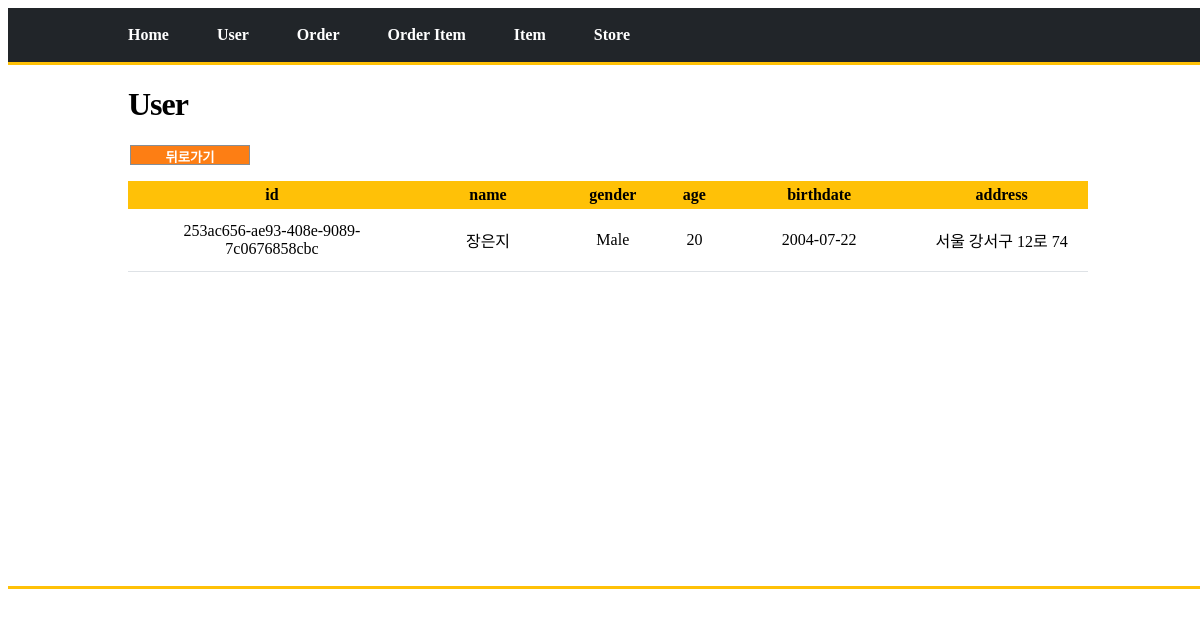
Page /user/board/detail?id=253ac656-ae93-408e-9089-7c0676858cbc on the committed database.
### tables this page shows
CREATE TABLE user ( id TEXT PRIMARY KEY, name TEXT, gender TEXT, age INTEGER, birthdate TEXT, address TEXT);

### view/user_view.py (the view)
@user_bp.route("/board/detail")
def user_board_detail():
    print('----------------------------view-user : @user_bp.route("/user/board/detail")')
    id = request.args.get("id", type=str)
    regist_status = request.args.get("regist_status", type=bool, default=False)
    data = user_service.read_id(id)
    response = render_template("user/board/detail.html", data = data, regist_status = regist_status )
    return response

### service/execute_sql_service/execute_sql_service.py (called while the page is built)
    def get_conn_cursor(self) :
        conn = sqlite3.connect("db/crm.db")
        cursor = conn.cursor()
        return conn, cursor

    def execute_select_one(self, sql, args):
        conn, cursor = self.get_conn_cursor()
        result = self.fetchone_as_dict(cursor, sql, args)
        conn.close()
        return result

    def fetchone_as_dict(self, cursor, sql, args):
        cursor.execute(sql, args)
        columns = [column[0] for column in cursor.description]  #[컬럼명, ...]
        row = cursor.fetchone()
        result = {}
        for i, r in enumerate(row):
            result[columns[i]] = r  # key : value = column : column value
        return result

### service/execute_sql_service/user_execute_sql_service.py (called while the page is built)
    def read_id(self, id):
        print('----------------------------service-user : read_id()')
        sql = "SELECT * FROM user WHERE id = ?"
        args = (id,)
        result = self.execute_select_one(sql, args)
        return result

### templates/user/board/detail.html (shortened to what this page needs)
<!DOCTYPE html>
<html lang="ko">
<head>
</head>
    <body>
        <div id="root">
            <header>
                <nav class="nav">
                    <ul>
                        <li><a href="/">Home</a></li>
                        <li><a href="/user/board/list">User</a></li>
                        <li><a href="/order/board/list">Order</a></li>
                        <li><a href="/order-item/board/list">Order Item</a></li>
                        <li><a href="/item/board/list">Item</a></li>
                        <li><a href="/store/board/list">Store</a></li>
                    </ul>
                </nav>
            </header>
            <div class="border"> </div>
            <main id = "main">
                {% if not regist_status %}
                <h1 class="board_name">User {{data['Name']}}</h1>
                {% else %}
                <h1 class="board_name">User {{data['Name']}} 등록 완료! </h1>
                {% endif %}
                <section class="main_content">
                    <div class="detail_content">
                        <div class="back_btn">
                            <button type='button' onclick="window.history.back()" style="display: inline-block;">뒤로가기</button>
                        </div>
                        <table>
                            <col width=30%"></col>
                            <col width="15%"></col>
                            <col width="11%"></col>
                            <col width="6%"></col>
                            <col width="20%"></col>
                            <col width="18%"></col>
                            <tr>
                                {% for header in data.keys() %}
                                <th>{{header}}</th>
                                {% endfor %}
                            </tr>
                            <tr>
                                {% for value in data.values() %}
                                <td>{{value}}</td>
                                {% endfor %}
                            </tr>
                        </table>
                    </div>
                </section>
            </main>
        <div class="border" style="margin-bottom:50px;"> </div>
    </div>
    </body>
</html>

### templates/user/board/detail.html (style rules this page uses)
:root { --bs-blue: #0d6efd; --bs-indigo: #6610f2; --bs-purple: #6f42c1; --bs-pink: #d63384; --bs-red: #dc3545; --bs-orange: #fd7e14; --bs-yellow: #ffc107; --bs-green: #198754; --bs-teal: #20c997; --bs-cyan: #0dcaf0; --bs-white: #fff; --bs-gray: #868e96; --bs-gray-dark: #343a40; --bs-gray-100: #f1f3f5; --bs-gray-200: #e9ecef; --bs-gray-300: #dee2e6; --bs-gray-400: #ced4da; --bs-gray-500: #adb5bd; --bs-gray-600: #868e96; --bs-gray-700: #495057; --bs-gray-800: #343a40; --bs-gray-900: #212529; --bs-primary: #00c471; --bs-secondary: #343a40; --bs-success: #198754; --bs-info: #0d6efd; --bs-warning: #ffc107; --bs-danger: #dc3545; --bs-light: #f1f3f5; --bs-dark: #212529; --bs-body-bg: #fff; }
html, body { width: 100%; }
a { text-decoration: none; color : inherit; }
li { list-style: none; }
nav.nav ul { margin : 0 auto; display: flex; justify-content: flex-start; padding: 1.5% 10%; }
.border { border-bottom: 3px solid var(--bs-warning); }
nav.nav ul li { margin-right : 5%; }
nav.nav { background-color: var(--bs-dark); color : var(--bs-white); font-weight : 800; cursor: pointer; }
main#main { width: 80%; margin : 0 auto; min-height: 500px; }
.board_name { font-weight: 800;letter-spacing: -1px; }
.detail_content table { width:100%; margin-top : 15px; border-collapse : collapse; }
.detail_content table th { background-color: var(--bs-yellow); padding : 5px; }
.detail_content table td { background-color: var(--bs-white); padding : 13px; text-align: center; border-bottom: 1px solid var(--bs-gray-300); }
div.back_btn { width: 250px; margin: 1% 0 0 2px; }
div.back_btn button { cursor: pointer; width: 120px; height: 100px; background-color: var(--bs-orange); color: var(--bs-white); text-align: center; height: 20px; font-weight: 600; border: 1px solid var(--bs-gray-600); }

### rows in the picture
user: id "253ac656-ae93-408e-9089-7c0676858cbc", name "장은지", gender "Male", birthdate "2004-07-22", address "서울 강서구 12로 74"

### other values in the picture
{{ header }} "id" "name" "gender" "age" "birthdate" "address"
{{ value }} "20"
